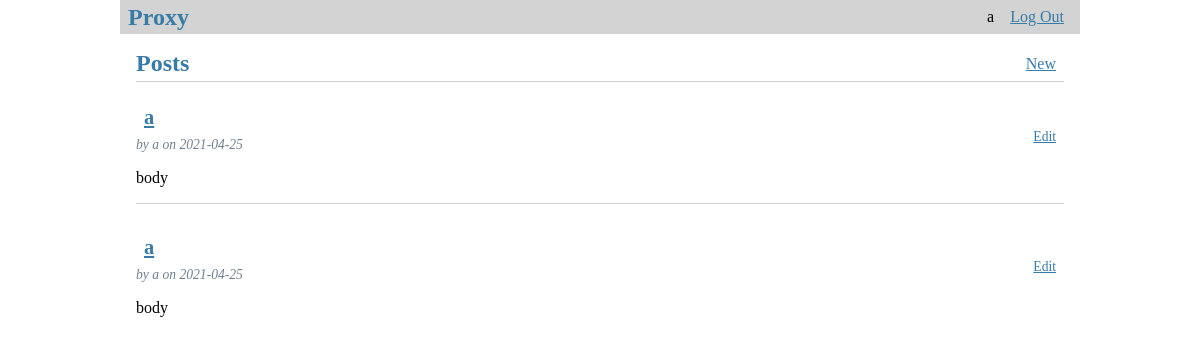
Page / (signed in) on the earlier database version.
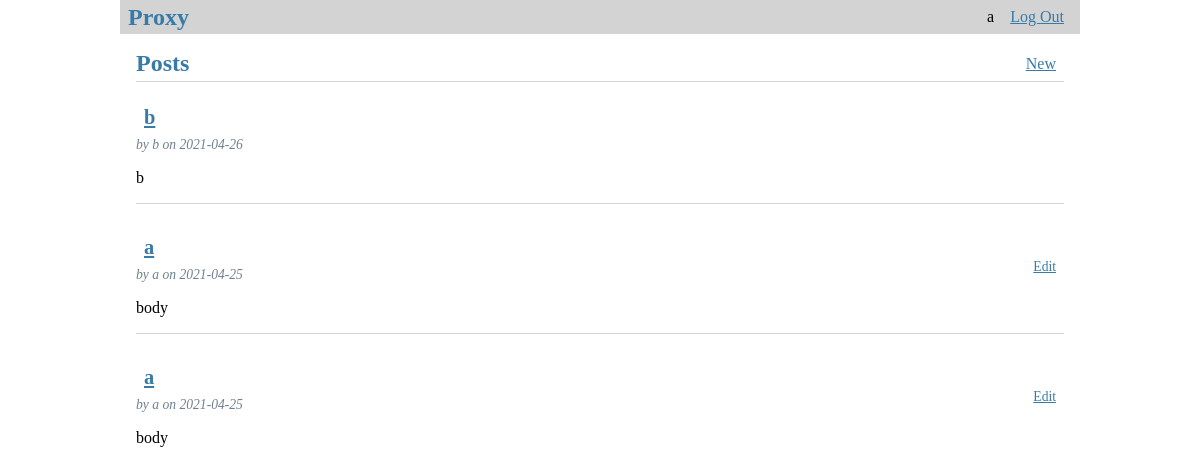
Same page on the later database version.
### tables this page shows
CREATE TABLE user (
    id       INTEGER PRIMARY KEY AUTOINCREMENT,
    username TEXT    UNIQUE
                     NOT NULL,
    password TEXT    NOT NULL
);

CREATE TABLE upload (
  id INTEGER PRIMARY KEY AUTOINCREMENT,
  author_id INTEGER NOT NULL,
  created TIMESTAMP NOT NULL DEFAULT CURRENT_TIMESTAMP,
  title TEXT NOT NULL,
  body TEXT NOT NULL,
  file_url TEXT NOT NULL,
  FOREIGN KEY (author_id) REFERENCES user (id)
  );

### flaskr/blog.py (the view)
@bp.route('/')
@login_required
def index():
    db = get_db()
    posts = db.execute(
        'SELECT p.id, title, body, created, author_id, username'
        ' FROM upload p JOIN user u ON p.author_id = u.id'
        ' ORDER BY created DESC'
    ).fetchall()
    return render_template('blog/index.html', posts=posts)

### flaskr/auth.py (called while the page is built)
@bp.before_app_request
def load_logged_in_user():
    user_id = session.get('user_id')
    if user_id is None:
        g.user = None
    else:
        g.user = get_db().execute(
            'SELECT * FROM user WHERE id = ?', (user_id,)
        ).fetchone()

def login_required(view):
    @functools.wraps(view)
    def wrapped_view(**kwargs):
        if g.user is None:
            return redirect(url_for('auth.login'))
        return view(**kwargs)
    return wrapped_view

### flaskr/db.py (called while the page is built)
def get_db():
    if 'db' not in g:
        g.db = sqlite3.connect(
            current_app.config['DATABASE'],
            detect_types=sqlite3.PARSE_DECLTYPES
        )
        g.db.row_factory = sqlite3.Row
    return g.db

### flaskr/templates/blog/index.html
{% extends 'base.html' %}
{% block header %}
  <h1>{% block title %}Posts{% endblock %}</h1>
  {% if g.user %}
    <a class="action" href="{{ url_for('blog.upload') }}">New</a>
  {% endif %}
{% endblock %}
{% block content %}
  {% for post in posts %}
    <article class="post">
      <header>
        <div>
          <h1><a class="action" href="{{ url_for('blog.view', id=post['id']) }}">{{ post['title'] }}</a></h1>
          <div class="about">by {{ post['username'] }} on {{ post['created'].strftime('%Y-%m-%d') }}</div>
        </div>
        {% if g.user['id'] == post['author_id'] %}
          <a class="action" href="{{ url_for('blog.update', id=post['id']) }}">Edit</a>
        {% endif %}
      </header>
      <p class="body">{{ post['body'] }}</p>
    </article>
    {% if not loop.last %}
      <hr>
    {% endif %}
  {% endfor %}
{% endblock %}

### flaskr/templates/base.html (shortened to what this page needs)
<!doctype html>
<link rel="stylesheet" href="{{ url_for('static', filename='style.css') }}">
<nav>
  <h1>Proxy</h1>
  <ul>
    {% if g.user %}
      <li><span>{{ g.user['username'] }}</span>
      <li><a href="{{ url_for('auth.logout') }}">Log Out</a>
    {% else %}
      <li><a href="{{ url_for('auth.register') }}">Register</a>
      <li><a href="{{ url_for('auth.login') }}">Log In</a>
    {% endif %}
  </ul>
</nav>
<section class="content">
  <header>
    {% block header %}{% endblock %}
  </header>
  {% block content %}{% endblock %}
</section>

### flaskr/static/style.css (style rules this page uses)
h1 { font-family: serif; color: #377ba8; margin: 1rem 0; }
a { color: #377ba8; }
hr { border: none; border-top: 1px solid lightgray; }
nav { background: lightgray; display: flex; align-items: center; padding: 0 0.5rem; }
nav h1 { flex: auto; margin: 0; }
nav ul { display: flex; list-style: none; margin: 0; padding: 0; }
nav ul li a, nav ul li span, header .action { display: block; padding: 0.5rem; }
.content { padding: 0 1rem 1rem; }
.content > header { border-bottom: 1px solid lightgray; display: flex; align-items: flex-end; }
.content > header h1 { flex: auto; margin: 1rem 0 0.25rem 0; }
.post > header { display: flex; align-items: flex-end; font-size: 0.85em; }
.post > header > div:first-of-type { flex: auto; }
.post > header h1 { font-size: 1.5em; margin-bottom: 0; }
.post .about { color: slategray; font-style: italic; }
.post .body { white-space: pre-line; }
.content:last-child { margin-bottom: 0; }

Differences in the rows shown:
added upload: title "b", username "b", created "2021-04-26", body "b"
